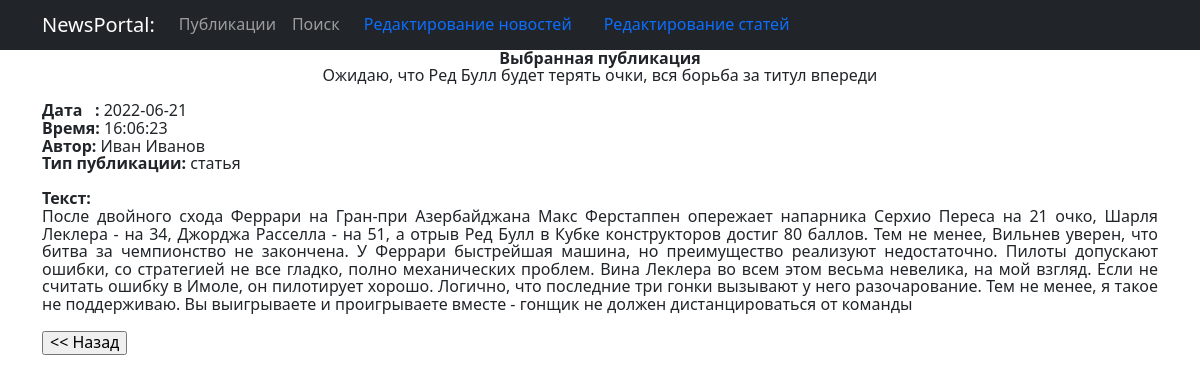
The page /news/1/ on the database its author committed.
### news/models.py (models this page shows, shortened)
class Post(models.Model):
    article   = 'ART'
    news      = 'NEW'
    POSITIONS = [
        (article, 'Статья'),
        (news,    'Новости')]
    kind    = models.CharField(max_length = 3, choices=POSITIONS,)
    time_in = models.DateTimeField(auto_now_add = True)
    title   = models.CharField(max_length = 255)
    text    = models.TextField()
    post_rating = models.IntegerField(default=0)
    author   = models.ForeignKey(Author, on_delete = models.CASCADE)
    category = models.ManyToManyField(Category, through = 'PostCategory')
    def select(self):
        if self.kind == 'ART':
             self.select = 'статья'
             return self.select
        else:
            self.select = 'новость'
            return self.select

class Author(models.Model):
    rating = models.IntegerField(default=0)
    user   = models.OneToOneField(User, on_delete=models.CASCADE, primary_key=True,)

### news/views.py (the view)
# urls.py: path('<int:pk>/', PostDetail.as_view(), name='post_detail'),
class PostDetail(DetailView):
    model = Post
    template_name = 'post_detail.html'
    context_object_name = 'post_detail'

### templates/post_detail.html (shortened to what this page needs)
{% extends 'flatpages/default.html' %}
{% block title %}
   <b>Выбранная публикация</b><br>
   {{ post_detail.title }}<br><br>
{% endblock title %}
{% block content %}
   <div align="left">
     <b>Дата &nbsp;&nbsp;:</b>  {{ post_detail.time_in|date:'Y-m-d' }}<br>
     <b>Время:</b>  {{ post_detail.time_in|date:'H:m:s' }}<br>
     <b>Автор:</b>  {{ post_detail.author.user.first_name }} {{ post_detail.author.user.last_name }}<br>
     <b>Тип публикации:</b> {{ post_detail.select }}<br>
     </div><br>
     <div align="justify">
     <b>Текст:</b><br> {{ post_detail.text }}<br><br>
     <input type="button" onclick="history.back();" value="<< Назад"/>
     </div>
{% endblock content %}

### templates/post_detail.html (style rules this page uses)
div { line-height: 1.15; }
div { line-height: 1.1; }

### rows shown on the page
Post: title "Ожидаю, что Ред Булл будет терять очки, вся борьба за титул впереди", time_in "2022-06-21", time_in "16:06:23", author.user.first_name "Иван", author.user.last_name "Иванов", select "статья", text "После двойного схода Феррари на Гран-при Азербайджана Макс Ферстаппен опережает напарника Серхио Переса на 21 очко, Шарля Леклера - на 34, Джорджа Расселла - на 51, а отрыв Ред Булл в Кубке конструкторов достиг 80 баллов. Тем не менее, Вильнев уверен, что битва за чемпионство не закончена. У Феррари быстрейшая машина, но преимущество реализуют недостаточно. Пилоты допускают ошибки, со стратегией не все гладко, полно механических проблем. Вина Леклера во всем этом весьма невелика, на мой взгляд. Если не считать ошибку в Имоле, он пилотирует хорошо. Логично, что последние три гонки вызывают у него разочарование. Тем не менее, я такое не поддерживаю. Вы выигрываете и проигрываете вместе -…"
